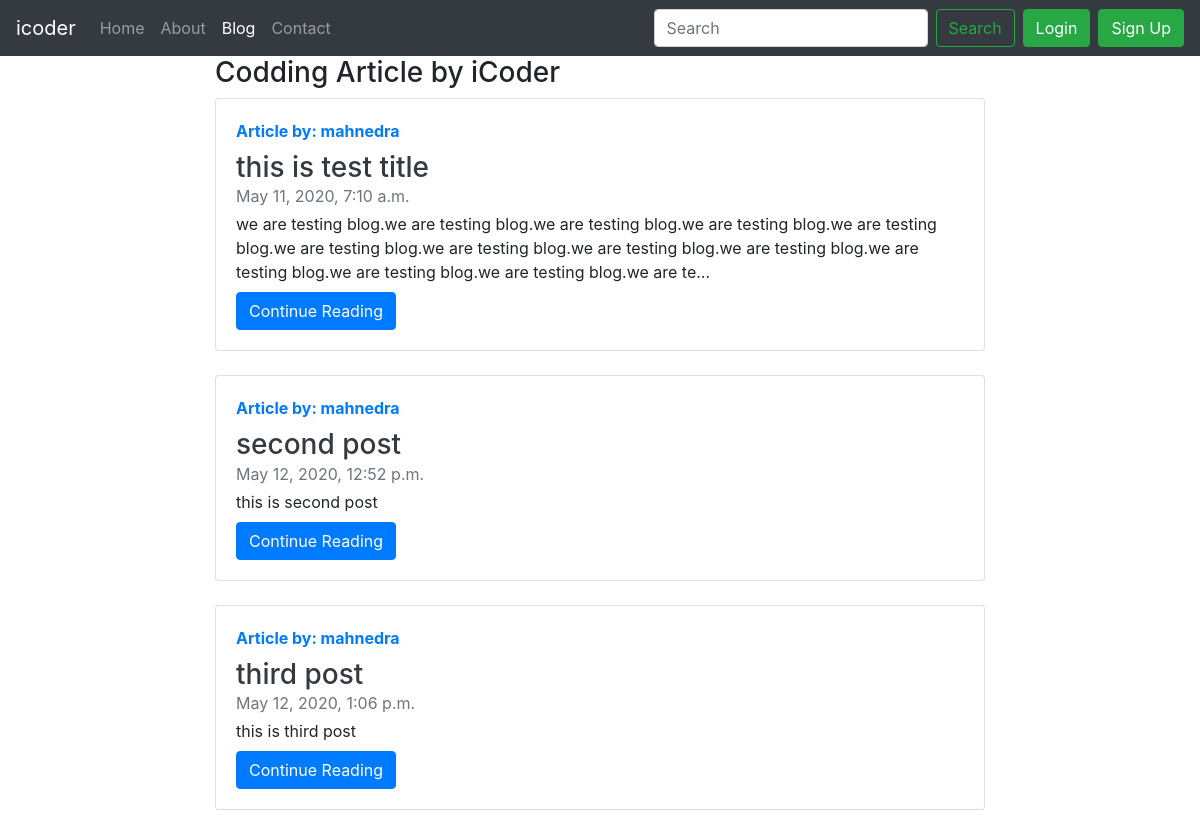
Screenshot of /blog/ with the database file from the repository.
### blog/models.py (models this page shows, shortened)
class Post(models.Model):
    sno = models.AutoField(primary_key=True)
    title = models.CharField(max_length=255)
    content = models.TextField()
    author = models.CharField(max_length=50)
    slug = models.CharField(max_length=130)
    timeStamp = models.DateTimeField(blank=True)

### blog/views.py (the view)
# urls.py: path('',views.blogHome,name='blogHome'),
def blogHome(request):
    allposts = Post.objects.all()
    contaxt = {'allposts':allposts}
    return render(request,'blog/blogHome.html',contaxt)

### templates/blog/blogHome.html (shortened to what this page needs)
{% extends 'base.html' %}
{% block blogactive %} active {% endblock blogactive %}
{% block body %}
<div class="container col-8">
    <h3>Codding Article by iCoder</h3>
    {% for post in allposts %}
    <div>
      <div class="card flex-md-row mb-4 box-shadow h-md-250">
        <div class="card-body d-flex flex-column align-items-start">
            <strong class="d-inline-block mb-2 text-primary">Article by: {{post.author}}</strong>
            <h3 class="mb-0">
                <a class="text-dark" href="#">{{post.title}}</a>
            </h3>
            <div class="mb-1 text-muted">{{post.timeStamp}}</div>
            <p class="card-text mb-auto">{{post.content | truncatechars:250}}</p>
            <div class="mt-2">
                <a href="/blog/{{post.slug}}" role="button" class="btn btn-primary">Continue Reading</a>
            </div>
        </div>
    </div>
    {% endfor %}
</div>
{% endblock body %}

### rows the page displays
Post: author "mahnedra", title "this is test title", timeStamp "May 11, 2020, 7:10 a.m.", content "we are testing blog.we are testing blog.we are testing blog.we are testing blog.we are testing blog.we are testing blog.we are testing blog.we are testing blog.we are testing blog.we are testing blog.we are testing blog.we are testing blog.we are te…"
Post: author "mahnedra", title "second post", timeStamp "May 12, 2020, 12:52 p.m.", content "this is second post"
Post: author "mahnedra", title "third post", timeStamp "May 12, 2020, 1:06 p.m.", content "this is third post"
